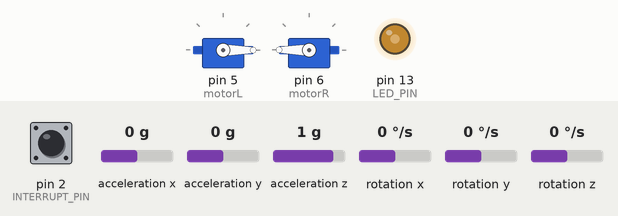
Simulated run of this sketch. Board: Arduino Uno, built with avr-gcc and run on an emulated ATmega328P. Shown: 2 × servo, output pins drawn as LEDs (lit = HIGH). Inputs (shaded band) come from the test bench; at power-on: acceleration x 0 g, pin 2 (INTERRUPT_PIN) LOW, acceleration y 0 g, acceleration z 1 g, rotation x 0 °/s, rotation y 0 °/s, rotation z 0 °/s. The sensor or clock chip raises its interrupt line as the real part does; what the sketch prints to the serial monitor is not drawn.

Above: at 1.79 s.
1.8 s: acceleration x set to -1.4 g
At 1.95 s:
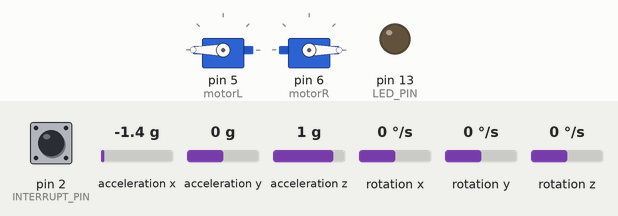
4.8 s: acceleration x set to 0 g
At 5.26 s:
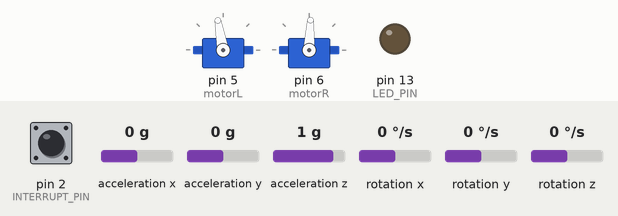
7.8 s: acceleration x set to -0.2 g
At 9.1 s:
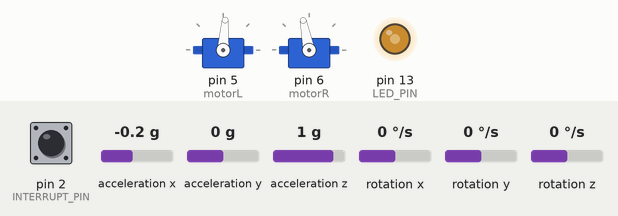
10.8 s: acceleration x set to -0.8 g
Timing chart, 0 to 14.8 s (numbered marks = the images above; inputs shaded):
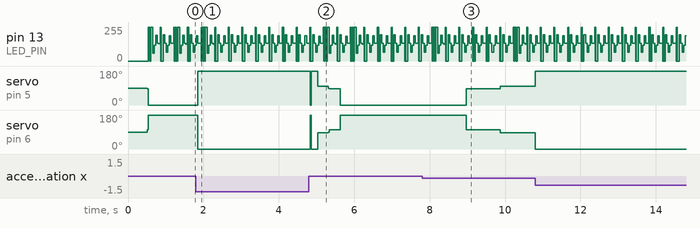

The sketch:

seg_rtos.ino
```cpp
#include "I2Cdev.h"
#include "Servo.h"
#include "PID_v1.h"
#include "MPU6050_6Axis_MotionApps20.h"
#include <Arduino_FreeRTOS.h>
//#include "MPU6050.h" // not necessary if using MotionApps include file

// Arduino Wire library is required if I2Cdev I2CDEV_ARDUINO_WIRE implementation
// is used in I2Cdev.h
#if I2CDEV_IMPLEMENTATION == I2CDEV_ARDUINO_WIRE
    #include "Wire.h"
#endif

// class default I2C address is 0x68
// specific I2C addresses may be passed as a parameter here
// AD0 low = 0x68 (default for SparkFun breakout and InvenSense evaluation board)
// AD0 high = 0x69
MPU6050 mpu;
//MPU6050 mpu(0x69); // <-- use for AD0 high

/* =========================================================================
   NOTE: In addition to connection 3.3v, GND, SDA, and SCL, this sketch
   depends on the MPU-6050's INT pin being connected to the Arduino's
   external interrupt #0 pin. On the Arduino Uno and Mega 2560, this is
   digital I/O pin 2.
 * ========================================================================= */

/* =========================================================================
   NOTE: Arduino v1.0.1 with the Leonardo board generates a compile error
   when using Serial.write(buf, len). The Teapot output uses this method.
   The solution requires a modification to the Arduino USBAPI.h file, which
   is fortunately simple, but annoying. This will be fixed in the next IDE
   release. For more info, see these links:

   http://arduino.cc/forum/index.php/topic,109987.0.html
   http://code.google.com/p/arduino/issues/detail?id=958
 * ========================================================================= */


// uncomment "OUTPUT_READABLE_QUATERNION" if you want to see the actual
// quaternion components in a [w, x, y, z] format (not best for parsing
// on a remote host such as Processing or something though)
//#define OUTPUT_READABLE_QUATERNION

// uncomment "OUTPUT_READABLE_EULER" if you want to see Euler angles
// (in degrees) calculated from the quaternions coming from the FIFO.
// Note that Euler angles suffer from gimbal lock (for more info, see
// http://en.wikipedia.org/wiki/Gimbal_lock)
//#define OUTPUT_READABLE_EULER

// uncomment "OUTPUT_READABLE_YAWPITCHROLL" if you want to see the yaw/
// pitch/roll angles (in degrees) calculated from the quaternions coming
// from the FIFO. Note this also requires gravity vector calculations.
// Also note that yaw/pitch/roll angles suffer from gimbal lock (for
// more info, see: http://en.wikipedia.org/wiki/Gimbal_lock)
#define OUTPUT_READABLE_YAWPITCHROLL

// uncomment "OUTPUT_READABLE_REALACCEL" if you want to see acceleration
// components with gravity removed. This acceleration reference frame is
// not compensated for orientation, so +X is always +X according to the
// sensor, just without the effects of gravity. If you want acceleration
// compensated for orientation, us OUTPUT_READABLE_WORLDACCEL instead.
//#define OUTPUT_READABLE_REALACCEL

// uncomment "OUTPUT_READABLE_WORLDACCEL" if you want to see acceleration
// components with gravity removed and adjusted for the world frame of
// reference (yaw is relative to initial orientation, since no magnetometer
// is present in this case). Could be quite handy in some cases.
//#define OUTPUT_READABLE_WORLDACCEL

// uncomment "OUTPUT_TEAPOT" if you want output that matches the
// format used for the InvenSense teapot demo
//#define OUTPUT_TEAPOT


#define INTERRUPT_PIN 2  // use pin 2 on Arduino Uno & most boards
#define LED_PIN 13 // (Arduino is 13, Teensy is 11, Teensy++ is 6)
bool blinkState = false;

// MPU control/status vars
bool dmpReady = false;  // set true if DMP init was successful
uint8_t mpuIntStatus;   // holds actual interrupt status byte from MPU
uint8_t devStatus;      // return status after each device operation (0 = success, !0 = error)
uint16_t packetSize;    // expected DMP packet size (default is 42 bytes)
uint16_t fifoCount;     // count of all bytes currently in FIFO
uint8_t fifoBuffer[64]; // FIFO storage buffer

// orientation/motion vars
Quaternion q;           // [w, x, y, z]         quaternion container
VectorInt16 aa;         // [x, y, z]            accel sensor measurements
VectorInt16 aaReal;     // [x, y, z]            gravity-free accel sensor measurements
VectorInt16 aaWorld;    // [x, y, z]            world-frame accel sensor measurements
VectorFloat gravity;    // [x, y, z]            gravity vector
float euler[3];         // [psi, theta, phi]    Euler angle container
float ypr[3];           // [yaw, pitch, roll]   yaw/pitch/roll container and gravity vector

// packet structure for InvenSense teapot demo
uint8_t teapotPacket[14] = { '$', 0x02, 0,0, 0,0, 0,0, 0,0, 0x00, 0x00, '\r', '\n' };

// PID Controller settings
double targetPt = -8.5;
double in, out;

double Kp = 10;
double Kd = 1;
double Ki = 100;

PID pid(&in, &out, &targetPt, Kp, Ki, Kd, DIRECT);

// Motors
Servo motorL;
Servo motorR;


// ================================================================
// ===               INTERRUPT DETECTION ROUTINE                ===
// ================================================================

volatile bool mpuInterrupt = false;     // indicates whether MPU interrupt pin has gone high
void dmpDataReady() {
    mpuInterrupt = true;
}

// ================================================================
// ===                     HELPER FUNCTIONS                     ===
// ================================================================

void writeToMotor(double ang){
    ang *= -1;
    if(ang > 0  && ang < 100) {
      motorL.write(86);
      motorR.write(101);
    }else if(ang > 0){
      motorL.write(0);
      motorR.write(180);
    }else if(ang < 0 && ang > -100){
      motorL.write(100);
      motorR.write(87);
    }else if(ang < 0){
      motorL.write(180);
      motorR.write(0);
    }else{
      motorL.write(90);  //86 // 100
      motorR.write(90);  //87 // 101
    }
    //motorL.write(ang);
    //myservoRa.write(180-ang);
}

// For FreeRTOS
void TaskReadAngle(void *pvParameters);
void TaskWriteToMotor(void *pvParameters);


// ================================================================
// ===                      INITIAL SETUP                       ===
// ================================================================

void setup() {
    // Servos
    motorL.attach(5);
    motorR.attach(6);

    // join I2C bus (I2Cdev library doesn't do this automatically)
    #if I2CDEV_IMPLEMENTATION == I2CDEV_ARDUINO_WIRE
        Wire.begin();
        Wire.setClock(400000); // 400kHz I2C clock. Comment this line if having compilation difficulties
    #elif I2CDEV_IMPLEMENTATION == I2CDEV_BUILTIN_FASTWIRE
        Fastwire::setup(400, true);
    #endif

    // initialize serial communication
    // (115200 chosen because it is required for Teapot Demo output, but it's
    // really up to you depending on your project)
    Serial.begin(115200);
    while (!Serial); // wait for Leonardo enumeration, others continue immediately

    // NOTE: 8MHz or slower host processors, like the Teensy @ 3.3V or Arduino
    // Pro Mini running at 3.3V, cannot handle this baud rate reliably due to
    // the baud timing being too misaligned with processor ticks. You must use
    // 38400 or slower in these cases, or use some kind of external separate
    // crystal solution for the UART timer.

    // initialize device
    Serial.println(F("Initializing I2C devices..."));
    mpu.initialize();
    pinMode(INTERRUPT_PIN, INPUT);

    // verify connection
    Serial.println(F("Testing device connections..."));
    Serial.println(mpu.testConnection() ? F("MPU6050 connection successful") : F("MPU6050 connection failed"));

    // wait for ready
    /*Serial.println(F("\nSend any character to begin DMP programming and demo: "));
    while (Serial.available() && Serial.read()); // empty buffer
    while (!Serial.available());                 // wait for data
    while (Serial.available() && Serial.read()); // empty buffer again*/

    // load and configure the DMP
    Serial.println(F("Initializing DMP..."));
    devStatus = mpu.dmpInitialize();

    // supply your own gyro offsets here, scaled for min sensitivity
    mpu.setXGyroOffset(220);
    mpu.setYGyroOffset(76);
    mpu.setZGyroOffset(-85);
    mpu.setZAccelOffset(1788); // 1688 factory default for my test chip

    // make sure it worked (returns 0 if so)
    if (devStatus == 0) {
        // turn on the DMP, now that it's ready
        Serial.println(F("Enabling DMP..."));
        mpu.setDMPEnabled(true);

        // enable Arduino interrupt detection
        Serial.println(F("Enabling interrupt detection (Arduino external interrupt 0)..."));
        attachInterrupt(digitalPinToInterrupt(INTERRUPT_PIN), dmpDataReady, RISING);
        mpuIntStatus = mpu.getIntStatus();

        // set our DMP Ready flag so the main loop() function knows it's okay to use it
        Serial.println(F("DMP ready! Waiting for first interrupt..."));
        dmpReady = true;

        // get expected DMP packet size for later comparison
        packetSize = mpu.dmpGetFIFOPacketSize();

        // Setup PID
        pid.SetMode(AUTOMATIC);
        pid.SetSampleTime(10);
        pid.SetOutputLimits(-255, 255);

    } else {
        // ERROR!
        // 1 = initial memory load failed
        // 2 = DMP configuration updates failed
        // (if it's going to break, usually the code will be 1)
        Serial.print(F("DMP Initialization failed (code "));
        Serial.print(devStatus);
        Serial.println(F(")"));
    }

    // configure LED for output
    pinMode(LED_PIN, OUTPUT);

    // Start Tasks
    xTaskCreate(
        TaskReadAngle
        ,  (const portCHAR *)"AngleRead"   // A name just for humans
        ,  128  // This stack size can be checked & adjusted by reading the Stack Highwater
        ,  NULL
        ,  3  // Priority, with 3 (configMAX_PRIORITIES - 1) being the highest, and 0 being the lowest.
        ,  NULL );

    xTaskCreate(
        TaskWriteToMotor
        ,  (const portCHAR *)"MotorWrite"   // A name just for humans
        ,  128  // This stack size can be checked & adjusted by reading the Stack Highwater
        ,  NULL
        ,  3  // Priority, with 3 (configMAX_PRIORITIES - 1) being the highest, and 0 being the lowest.
        ,  NULL );

}

// ================================================================
// ===                          TASKS                           ===
// ================================================================

void TaskReadAngle(void *pvParameters)  // This is a task.
{
    (void) pvParameters;

    for (;;){
        // if programming failed, don't try to do anything
        if (!dmpReady) return;

        // wait for MPU interrupt or extra packet(s) available
        while (!mpuInterrupt && fifoCount < packetSize){
              vTaskDelay(1);
        }

        // reset interrupt flag and get INT_STATUS byte
        mpuInterrupt = false;
        mpuIntStatus = mpu.getIntStatus();

        // get current FIFO count
        fifoCount = mpu.getFIFOCount();

        // check for overflow (this should never happen unless our code is too inefficient)
        if ((mpuIntStatus & 0x10) || fifoCount == 1024) {
            // reset so we can continue cleanly
            mpu.resetFIFO();
            Serial.println(F("FIFO overflow!"));

        // otherwise, check for DMP data ready interrupt (this should happen frequently)
        } else if (mpuIntStatus & 0x02) {
            // wait for correct available data length, should be a VERY short wait
            while (fifoCount < packetSize) fifoCount = mpu.getFIFOCount();

            // read a packet from FIFO
            mpu.getFIFOBytes(fifoBuffer, packetSize);

            // track FIFO count here in case there is > 1 packet available
            // (this lets us immediately read more without waiting for an interrupt)
            fifoCount -= packetSize;

            // display Euler angles in degrees
            mpu.dmpGetQuaternion(&q, fifoBuffer);
            mpu.dmpGetGravity(&gravity, &q);
            mpu.dmpGetYawPitchRoll(ypr, &q, &gravity);
            /*Serial.print("ypr\t");
            Serial.print(ypr[0] * 180/M_PI);
            Serial.print("\t");
            Serial.print(ypr[1] * 180/M_PI);
            Serial.print("\t");
            Serial.print(ypr[2] * 180/M_PI);
            Serial.print("\t");
            Serial.print(out);
            Serial.print("\t");
            Serial.println(in);*/

            // Input to PID
            in = ypr[1] * 180/M_PI;

            // blink LED to indicate activity
            blinkState = !blinkState;
            digitalWrite(LED_PIN, blinkState);
        }
    }
}

void TaskWriteToMotor(void *pvParameters)  // This is a task.
{
    (void) pvParameters;
    for (;;){
        // Balancing stuff
        pid.Compute();

        // Actuate motors
        writeToMotor(out);

        vTaskDelay(1);
    }
}


// ================================================================
// ===                    MAIN PROGRAM LOOP                     ===
// ================================================================

void loop() {
    // Nothing. Everything happens in tasks
}
```

Measured:
- the behaviour switches between -0.1 and -0.2 g on acceleration x (found by bisection; images 2 and 3)
- after the input at 1.8 s, servo on pin 5 (motorL): 0° → 180° after 0.05 s; servo on pin 6 (motorR): 180° → 0° after 0.05 s
- after the input at 4.8 s, servo on pin 5 (motorL): 180° → 100° after 0.24 s, → 86° 0.28 s later, → 0° 0.31 s later; servo on pin 6 (motorR): 0° → 87° after 0.24 s, → 101° 0.28 s later, → 180° 0.31 s later
- after the input at 7.8 s, servo on pin 5 (motorL): 0° → 86° after 1.2 s, → 100° 0.91 s later, → 180° 0.92 s later; servo on pin 6 (motorR): 180° → 101° after 1.2 s, → 87° 0.91 s later, → 0° 0.92 s later
